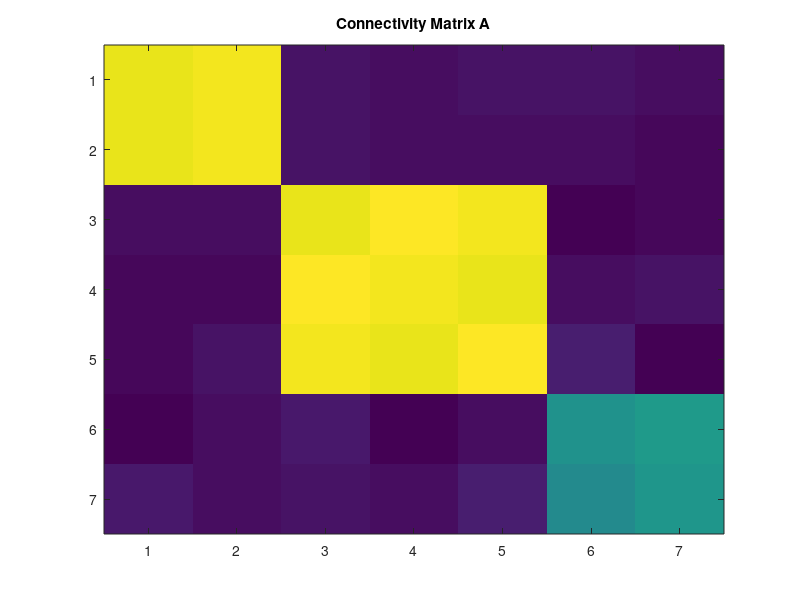

Here is the MATLAB script that generated this plot: (Note: this script raises an error after producing the figure.)
%% Find the complex in a multivariate autoregressive model, 
%   X^t = A*X^{t-1} + E,
% where A is a connectivity matrix and E is gaussian noise.

%% options
%           options: options for computing phi, MIP search, and complex
%           search
%           
%           options.type_of_dist:
%              'Gauss': Gaussian distribution
%              'discrete': discrete probability distribution
%              'UndirectedGraph': Undirected Graph
%           options.type_of_phi:
%              'MI1': Multi (Mutual) information. I(X_1; X_2). (IIT1.0)
%              'MI': Multi (Mutual) information, I(X_1, Y_1; X_2, Y_2)
%              'SI': phi_H, stochastic interaction
%              'star': phi_star, based on mismatched decoding
%              'Geo': phi_G, information geometry version
%           options.type_of_MIPsearch
%              'Exhaustive': exhaustive search
%              'Queyranne': Queyranne algorithm
%              'REMCMC': Replica Exchange Monte Carlo Method 
%              'StoerWagner': mincut search algorithm for undirected graphs
%           options.type_of_complexsearch
%               'Exhaustive': exhaustive search
%               'Recursive': recursive MIP search
%           options.normalization
%              (Available only when the dist. is 'Gauss' and the complex search is 'Exhaustive')
%              Regarding normalization of phi by Entropy when searching
%              the MIPs. 
%                 0: without normalization (default)
%                 1: with normalization
%              Note that, after finding the MIPs, phi wo/ normalization at
%              the MIPs is used to compare subsets and find the complexes in both options. 

clear all;
addpath(genpath('../PhiToolbox'))


%% generate data
disp('Generating data...')

%%% construct connectivity matrix %%%
N = 7; % the number of elements
A = eye(N)/N; % A: connectivity matrix
A(3:N-2, 3:N-2) = 1/N;
A(1:2, 1:2) = 1/N;
A(6:7, 6:7) = 0.5/N;
A = A + 0.01*randn(N)/sqrt(N);

figure(1)
imagesc(A)
title('Connectivity Matrix A')
drawnow

%%% generate time series X using the AR model %%%
T = 10^6;
X = zeros(N,T);
X(:,1) = randn(N,1);
for t=2: T
    E = randn(N,1);
    X(:,t) = A*X(:,t-1) + E;
end


%% Converg data to an undirected graph using pairwise phi
params_ToGenerateGraph.tau = 1;

options_ToGenerateGraph.type_of_dist = 'Gauss';
options_ToGenerateGraph.type_of_phi = 'MI1';

%%% Compute pairwise phi and set it as the weight of the graph %%%
g = zeros(N,N);
Z = [1 2];
for i=1:N
    for j = (i+1):N     
        g(i,j) = phi_comp(X([i j],:),Z,params_ToGenerateGraph,options_ToGenerateGraph);
        g(j,i) = g(i,j);
    end
end


%% params
params.tau = 1; % time lag

%% options
probs.g = g;
probs.number_of_elements = size(probs.g,1);

options.type_of_dist = 'UndirectedGraph';
options.type_of_MIPsearch = 'StoerWagner';

tic;
[complexes, phis_complexes, main_complexes, phis_main_complexes, Res] = ...
    Complex_Recursive( probs, options );
t = toc;

%% show results
main_complexes_str = cell(size(main_complexes));
for i = 1:length(main_complexes)
    main_complexes_str{i} =  num2str(main_complexes{i});
end
figure(2)
bar(phis_main_complexes)
set(gca, 'xticklabel', main_complexes_str)
title('Main Complexes')
ylabel('\Phi_{MIP}')
xlabel('Indices of the main complexes')